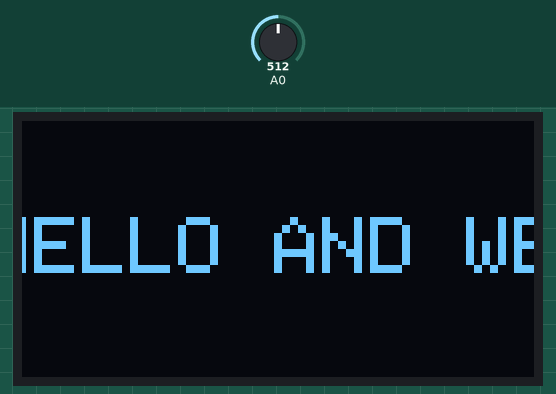
Recording of a program running on a simulated Arduino Nano, built with avr-gcc and run on an emulated ATmega328P. Shown: 128×64 one-colour display. The test bench sets the inputs (shaded band); at power-on: A0 = 512.

Above: at 1.2 s.
1.3 s: A0 set to 122
At 2.39 s:
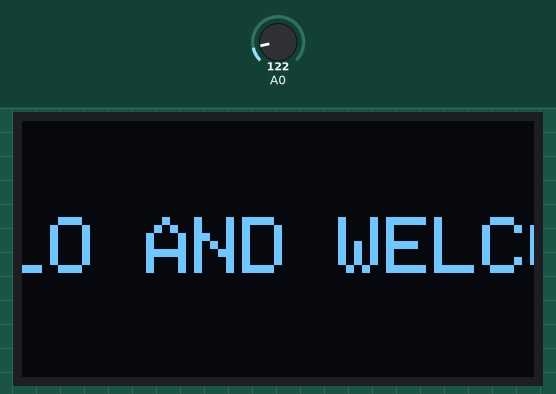
3.7 s: A0 set to 306
At 4.2 s:
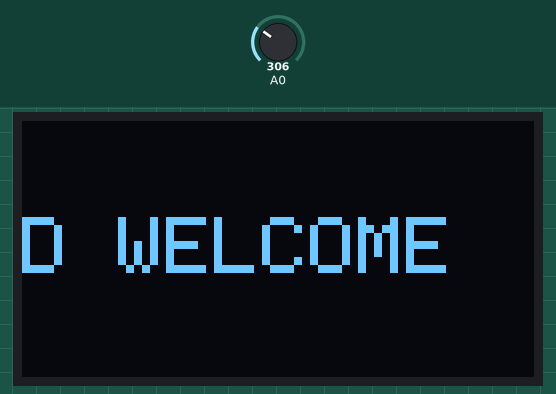
5.2 s: A0 set to 0
At 5.3 s:
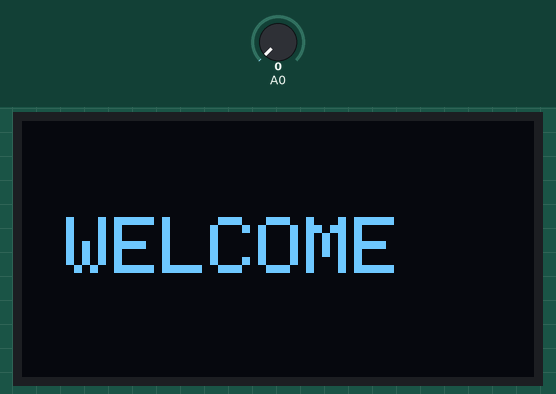
Timing chart, 0 to 8.2 s (numbered marks = the images above; inputs shaded):
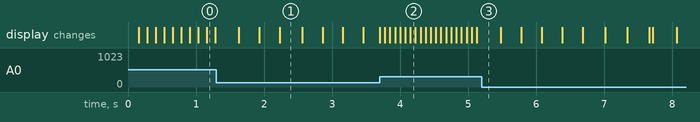

The program:

main.cpp
```cpp
#include <Arduino.h>
#include "../include/oled-manager.h"

OLED myoled(128, 64);
OLED* thisoled = &myoled;

DelaySpeed pinDelay(A0);
DelaySpeed* thisDelay = &pinDelay;

void setup() {
    if (!thisoled->OLEDbegin()) {
      while(true);
    }
}

void loop() {

    // Users also can change the parameters (minimal, maximum) of delay Range
    int delaySpeed = thisDelay->MappedDelay(1, 250);

    // Users can Rewrite the Message
    // Don't overwrite the "delaySpeed" Variable
    thisoled->RunningText("HELLO AND WELCOME", delaySpeed);
}
```

oled-manager.h
```cpp
#pragma once
#ifndef OLED_MANAGER_H
#define OLED_MANAGER_H

#include <Arduino.h>
#include <Wire.h>
#include <Adafruit_SSD1306.h>
#include <Adafruit_GFX.h>

class OLED {
    private:
    uint8_t addressOled;    // Variable of AddressOLED
    Adafruit_SSD1306 display;   // Class of Display

    int currentX;
    unsigned long previousMillis;

    public:
    // Class OLED Member (Width & Height Input in Main Object, Address has initialized)
    OLED(uint8_t width, uint8_t height, uint8_t address = 0x3C);
    bool OLEDbegin();
    void ShowMessage(const char* message1);
    void clear();

    void RunningText(const char* runningMessage, unsigned long intervalTime);
};

class DelaySpeed {
    private:
    uint8_t pinPot;

    public:
    DelaySpeed(uint8_t analogPin);

    void begin();
    int readValue();
    int MappedDelay(int minDelay, int maxDelay);
};

#endif
```

oled-manager.cpp
```cpp
#include <Arduino.h>
#include "../include/oled-manager.h"

// Constructor for OLED
OLED::OLED(uint8_t width, uint8_t height, uint8_t address)
    : addressOled(address), display(width, height, &Wire, -1) {}

DelaySpeed::DelaySpeed(uint8_t analogPin) : pinPot(analogPin) {}

// Method for Initiate OLED
bool OLED::OLEDbegin() {
    if (!display.begin(SSD1306_SWITCHCAPVCC, addressOled)) {
        return false;
    }
    display.clearDisplay();
    display.setTextColor(SSD1306_WHITE);
    display.setTextWrap(false);
    display.display();
    return true;
}

void OLED::ShowMessage(const char* message1) {
    display.clearDisplay();
    display.setTextSize(1);
    display.setCursor(0, 0);
    display.println("--- WELCOME ---");

    display.setCursor(0, 12);
    display.println(message1);
}

void OLED::RunningText(const char* newMessage, unsigned long intervalms) {
    unsigned long currentMillis = millis();

    if (currentMillis - previousMillis >= intervalms) {
        previousMillis = currentMillis;

        int totalPixel = strlen(newMessage) * 12;
        int limitLeft = -totalPixel;

        currentX--;

        if (currentX < limitLeft) {
            currentX = 128;
        }

        display.clearDisplay();
        display.setTextSize(2);

        display.setCursor(currentX, 24);
        display.print(newMessage);

        display.display();
    }
}

void OLED::clear() {
    display.clearDisplay();
    display.display();
}

void DelaySpeed::begin() {
    pinMode(pinPot, INPUT);
}

int DelaySpeed::readValue() {
    return analogRead(pinPot);
}

int DelaySpeed::MappedDelay(int minDelay, int maxDelay) {
    int rawValue = readValue();

    return map(rawValue, 0, 1023, minDelay, maxDelay);
}
```
